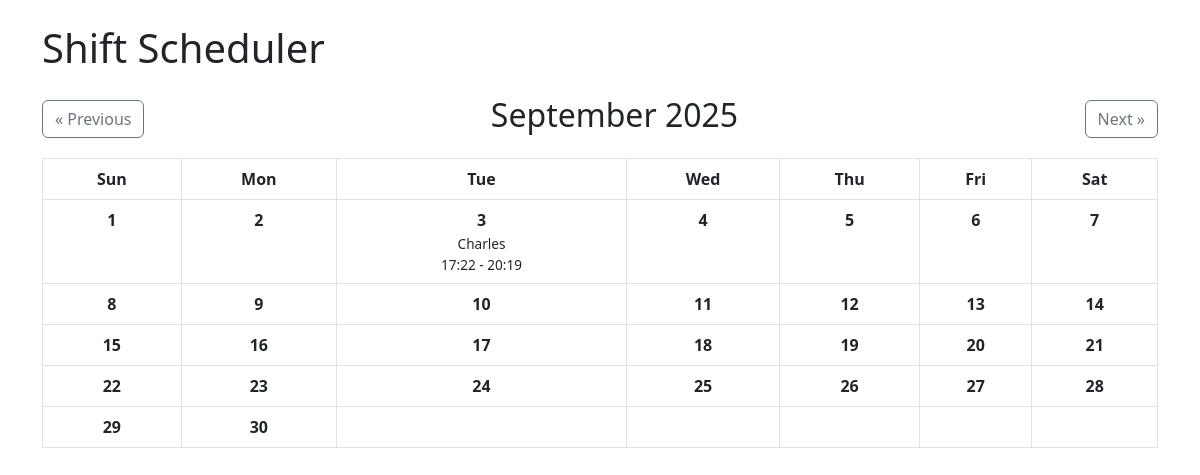
The app's page /calendar?month=9&year=2025, older data.
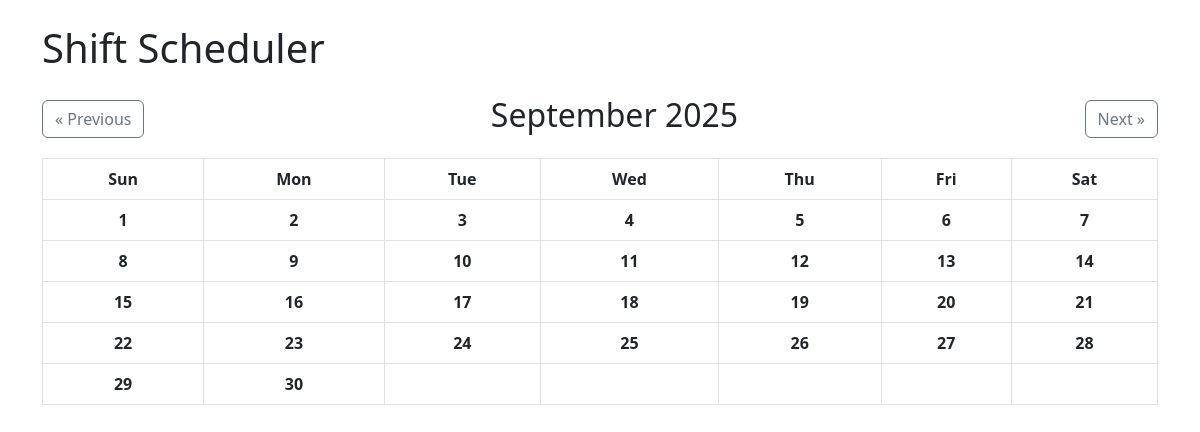
The same page, newer data.
### app.py (models this page shows)
class Shift(db.Model):
    id = db.Column(db.Integer, primary_key=True)
    date = db.Column(db.Date, nullable=False)
    start_time = db.Column(db.Time, nullable=False)
    end_time = db.Column(db.Time, nullable=False)
    worker_id = db.Column(db.Integer, db.ForeignKey('worker.id'), nullable=False)
    worker = db.relationship('Worker', backref='shifts')

class Worker(db.Model):
    id = db.Column(db.Integer, primary_key=True)
    name = db.Column(db.String(50))

### app.py (the view)
@app.route('/calendar')
def calendar_view():
    year = request.args.get('year', type=int, default=datetime.now().year)
    month = request.args.get('month', type=int, default=datetime.now().month)
    if month < 1:
        month = 12
        year -= 1
    elif month > 12:
        month = 1
        year += 1
    cal = calendar.Calendar()
    month_days = cal.monthdayscalendar(year, month)
    shifts = Shift.query.filter(
        extract('year', Shift.date) == year,
        extract('month', Shift.date) == month
    ).all()
    shifts_by_day = {}
    for shift in shifts:
        day = shift.date.day
        if day not in shifts_by_day:
            shifts_by_day[day] = []
        shifts_by_day[day].append(shift)
    return render_template('calendar.html',
                           month_days=month_days,
                           month=month,
                           year=year,
                           shifts_by_day=shifts_by_day,
                           calendar=calendar)

### templates/calendar.html
{% extends "base.html" %}
{% block content %}
    <div class="d-flex justify-content-between align-items-center mb-3">
        <a href="{{ url_for('calendar_view', month=month-1, year=year) }}" class="btn btn-outline-secondary">« Previous</a>
        <h2>{{ calendar.month_name[month] }} {{ year }}</h2>
        <a href="{{ url_for('calendar_view', month=month+1, year=year) }}" class="btn btn-outline-secondary">Next »</a>
    </div>  <table class="table table-bordered text-center">
    <thead>
      <tr>
        <th>Sun</th><th>Mon</th><th>Tue</th><th>Wed</th>
        <th>Thu</th><th>Fri</th><th>Sat</th>
      </tr>
    </thead>
    <tbody>
      {% for week in month_days %}
        <tr>
            {% for day in week %}
                <td class="align-top" style="min-height: 100px;">
                    {% if day != 0 %}
                        <strong>{{ day }}</strong><br>
                        {% if shifts_by_day[day] is defined %}
                            {% for shift in shifts_by_day[day] %}
                                <div style="font-size: 0.85em; margin-top: 2px;">
                                    {{ shift.worker.name }}<br>
                                    {{ shift.start_time.strftime('%H:%M') }} - {{ shift.end_time.strftime('%H:%M') }}
                                </div>
                            {% endfor %}
                        {% endif %}
                    {% endif %}
                </td>
            {% endfor %}
        </tr>
      {% endfor %}
    </tbody>
  </table>
{% endblock %}

### templates/base.html (shortened to what this page needs)
<!DOCTYPE html>
<html lang="en">
<head>
    <link rel="stylesheet" href="https://cdn.jsdelivr.net/npm/bootstrap@5.3.0/dist/css/bootstrap.min.css">
</head>
<body class="p-4">
    <div class="container">
        <h1 class="mb-4">Shift Scheduler</h1>
        {% block content %}{% endblock %}
    </div>
</body>
</html>

Row changes from the older to the newer data that the page shows:
removed Shift: worker.name "Charles", start_time "17:22", end_time "20:19"
